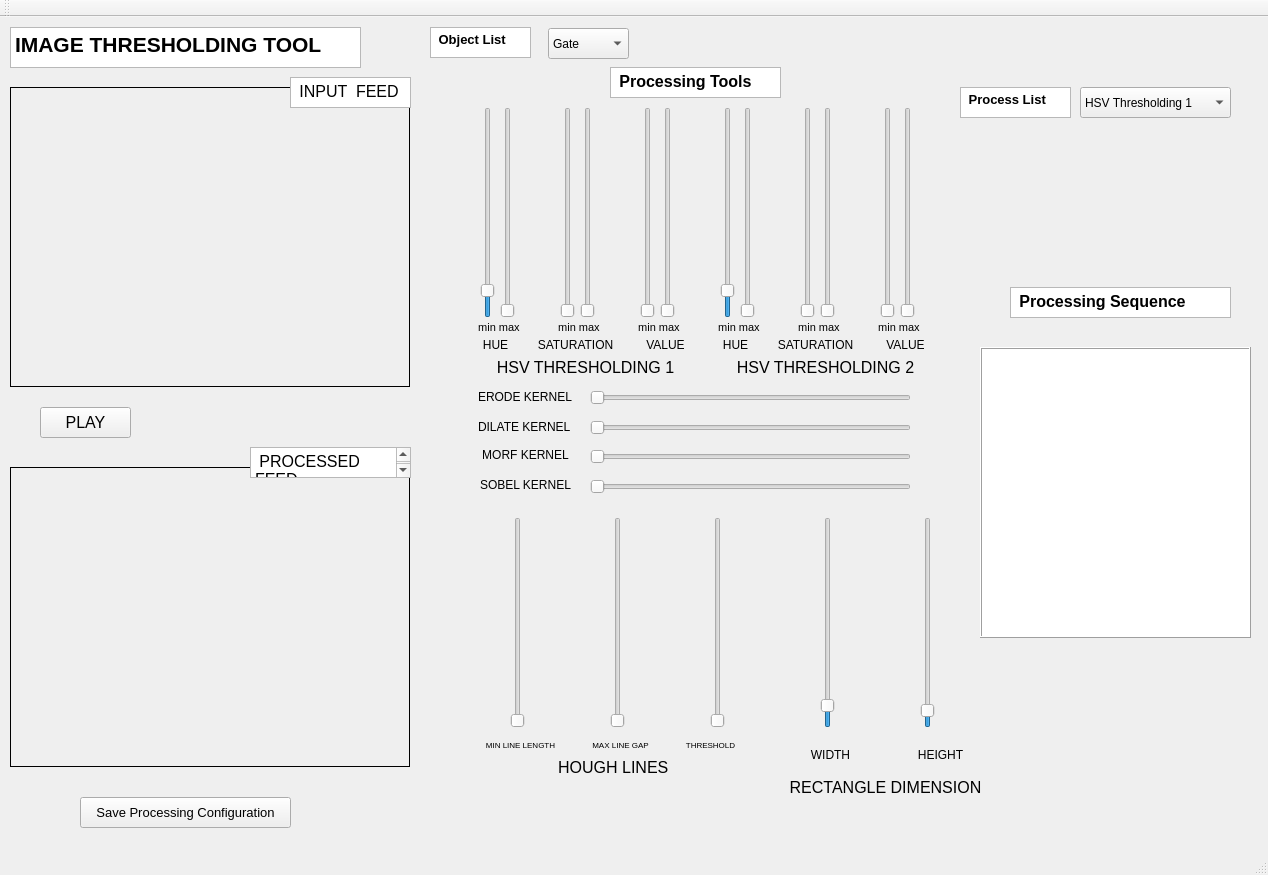
<?xml version="1.0" encoding="UTF-8"?>
<ui version="4.0">
 <class>thresholding_Tool</class>
 <widget class="QMainWindow" name="thresholding_Tool">
  <property name="geometry">
   <rect>
    <x>0</x>
    <y>0</y>
    <width>1268</width>
    <height>875</height>
   </rect>
  </property>
  <property name="windowTitle">
   <string>thresholding_Tool</string>
  </property>
  <widget class="QWidget" name="centralWidget">
   <widget class="QTextEdit" name="textEdit">
    <property name="geometry">
     <rect>
      <x>10</x>
      <y>10</y>
      <width>351</width>
      <height>41</height>
     </rect>
    </property>
    <property name="html">
     <string>&lt;!DOCTYPE HTML PUBLIC &quot;-//W3C//DTD HTML 4.0//EN&quot; &quot;http://www.w3.org/TR/REC-html40/strict.dtd&quot;&gt;
&lt;html&gt;&lt;head&gt;&lt;meta name=&quot;qrichtext&quot; content=&quot;1&quot; /&gt;&lt;style type=&quot;text/css&quot;&gt;
p, li { white-space: pre-wrap; }
&lt;/style&gt;&lt;/head&gt;&lt;body style=&quot; font-family:'Sans Serif'; font-size:9pt; font-weight:400; font-style:normal;&quot;&gt;
&lt;p style=&quot; margin-top:0px; margin-bottom:0px; margin-left:0px; margin-right:0px; -qt-block-indent:0; text-indent:0px;&quot;&gt;&lt;span style=&quot; font-size:16pt; font-weight:600;&quot;&gt;IMAGE THRESHOLDING TOOL&lt;/span&gt;&lt;/p&gt;&lt;/body&gt;&lt;/html&gt;</string>
    </property>
   </widget>
   <widget class="QLabel" name="input_feed">
    <property name="geometry">
     <rect>
      <x>10</x>
      <y>70</y>
      <width>400</width>
      <height>300</height>
     </rect>
    </property>
    <property name="frameShape">
     <enum>QFrame::Box</enum>
    </property>
    <property name="text">
     <string/>
    </property>
   </widget>
   <widget class="QLabel" name="processed_feed">
    <property name="geometry">
     <rect>
      <x>10</x>
      <y>450</y>
      <width>400</width>
      <height>300</height>
     </rect>
    </property>
    <property name="frameShape">
     <enum>QFrame::Box</enum>
    </property>
    <property name="text">
     <string/>
    </property>
   </widget>
   <widget class="QTextEdit" name="input">
    <property name="geometry">
     <rect>
      <x>290</x>
      <y>60</y>
      <width>121</width>
      <height>31</height>
     </rect>
    </property>
    <property name="html">
     <string>&lt;!DOCTYPE HTML PUBLIC &quot;-//W3C//DTD HTML 4.0//EN&quot; &quot;http://www.w3.org/TR/REC-html40/strict.dtd&quot;&gt;
&lt;html&gt;&lt;head&gt;&lt;meta name=&quot;qrichtext&quot; content=&quot;1&quot; /&gt;&lt;style type=&quot;text/css&quot;&gt;
p, li { white-space: pre-wrap; }
&lt;/style&gt;&lt;/head&gt;&lt;body style=&quot; font-family:'Sans Serif'; font-size:9pt; font-weight:400; font-style:normal;&quot;&gt;
&lt;p style=&quot; margin-top:0px; margin-bottom:0px; margin-left:0px; margin-right:0px; -qt-block-indent:0; text-indent:0px;&quot;&gt;&lt;span style=&quot; font-size:12pt;&quot;&gt; INPUT  FEED&lt;/span&gt;&lt;/p&gt;&lt;/body&gt;&lt;/html&gt;</string>
    </property>
   </widget>
   <widget class="QTextEdit" name="processed">
    <property name="geometry">
     <rect>
      <x>250</x>
      <y>430</y>
      <width>161</width>
      <height>31</height>
     </rect>
    </property>
    <property name="html">
     <string>&lt;!DOCTYPE HTML PUBLIC &quot;-//W3C//DTD HTML 4.0//EN&quot; &quot;http://www.w3.org/TR/REC-html40/strict.dtd&quot;&gt;
&lt;html&gt;&lt;head&gt;&lt;meta name=&quot;qrichtext&quot; content=&quot;1&quot; /&gt;&lt;style type=&quot;text/css&quot;&gt;
p, li { white-space: pre-wrap; }
&lt;/style&gt;&lt;/head&gt;&lt;body style=&quot; font-family:'Sans Serif'; font-size:9pt; font-weight:400; font-style:normal;&quot;&gt;
&lt;p style=&quot; margin-top:0px; margin-bottom:0px; margin-left:0px; margin-right:0px; -qt-block-indent:0; text-indent:0px;&quot;&gt;&lt;span style=&quot; font-size:12pt;&quot;&gt; PROCESSED FEED&lt;/span&gt;&lt;/p&gt;&lt;/body&gt;&lt;/html&gt;</string>
    </property>
   </widget>
   <widget class="QComboBox" name="object_list">
    <property name="geometry">
     <rect>
      <x>548</x>
      <y>11</y>
      <width>81</width>
      <height>31</height>
     </rect>
    </property>
    <item>
     <property name="text">
      <string>Gate</string>
     </property>
    </item>
    <item>
     <property name="text">
      <string>Blue Bucket</string>
     </property>
    </item>
    <item>
     <property name="text">
      <string>Red Bucket</string>
     </property>
    </item>
    <item>
     <property name="text">
      <string>Red Flare</string>
     </property>
    </item>
    <item>
     <property name="text">
      <string>Yellow Flare</string>
     </property>
    </item>
   </widget>
   <widget class="QTextEdit" name="textEdit_4">
    <property name="geometry">
     <rect>
      <x>430</x>
      <y>10</y>
      <width>101</width>
      <height>31</height>
     </rect>
    </property>
    <property name="html">
     <string>&lt;!DOCTYPE HTML PUBLIC &quot;-//W3C//DTD HTML 4.0//EN&quot; &quot;http://www.w3.org/TR/REC-html40/strict.dtd&quot;&gt;
&lt;html&gt;&lt;head&gt;&lt;meta name=&quot;qrichtext&quot; content=&quot;1&quot; /&gt;&lt;style type=&quot;text/css&quot;&gt;
p, li { white-space: pre-wrap; }
&lt;/style&gt;&lt;/head&gt;&lt;body style=&quot; font-family:'Sans Serif'; font-size:9pt; font-weight:400; font-style:normal;&quot;&gt;
&lt;p style=&quot; margin-top:0px; margin-bottom:0px; margin-left:0px; margin-right:0px; -qt-block-indent:0; text-indent:0px;&quot;&gt;&lt;span style=&quot; font-size:10pt; font-weight:600;&quot;&gt; Object List&lt;/span&gt;&lt;/p&gt;&lt;/body&gt;&lt;/html&gt;</string>
    </property>
   </widget>
   <widget class="QTextEdit" name="textEdit_5">
    <property name="geometry">
     <rect>
      <x>610</x>
      <y>50</y>
      <width>171</width>
      <height>31</height>
     </rect>
    </property>
    <property name="html">
     <string>&lt;!DOCTYPE HTML PUBLIC &quot;-//W3C//DTD HTML 4.0//EN&quot; &quot;http://www.w3.org/TR/REC-html40/strict.dtd&quot;&gt;
&lt;html&gt;&lt;head&gt;&lt;meta name=&quot;qrichtext&quot; content=&quot;1&quot; /&gt;&lt;style type=&quot;text/css&quot;&gt;
p, li { white-space: pre-wrap; }
&lt;/style&gt;&lt;/head&gt;&lt;body style=&quot; font-family:'Sans Serif'; font-size:9pt; font-weight:400; font-style:normal;&quot;&gt;
&lt;p align=&quot;justify&quot; style=&quot; margin-top:0px; margin-bottom:0px; margin-left:0px; margin-right:0px; -qt-block-indent:0; text-indent:0px;&quot;&gt;&lt;span style=&quot; font-size:12pt; font-weight:600;&quot;&gt; Processing Tools&lt;/span&gt;&lt;/p&gt;&lt;/body&gt;&lt;/html&gt;</string>
    </property>
   </widget>
   <widget class="QLabel" name="label_3">
    <property name="geometry">
     <rect>
      <x>630</x>
      <y>300</y>
      <width>61</width>
      <height>21</height>
     </rect>
    </property>
    <property name="font">
     <font>
      <pointsize>8</pointsize>
     </font>
    </property>
    <property name="text">
     <string>min max </string>
    </property>
    <property name="alignment">
     <set>Qt::AlignCenter</set>
    </property>
   </widget>
   <widget class="QLabel" name="label_4">
    <property name="geometry">
     <rect>
      <x>550</x>
      <y>300</y>
      <width>61</width>
      <height>21</height>
     </rect>
    </property>
    <property name="font">
     <font>
      <pointsize>8</pointsize>
     </font>
    </property>
    <property name="text">
     <string>min max </string>
    </property>
    <property name="alignment">
     <set>Qt::AlignCenter</set>
    </property>
   </widget>
   <widget class="QSlider" name="vmax_1">
    <property name="geometry">
     <rect>
      <x>660</x>
      <y>90</y>
      <width>16</width>
      <height>211</height>
     </rect>
    </property>
    <property name="maximum">
     <number>255</number>
    </property>
    <property name="orientation">
     <enum>Qt::Vertical</enum>
    </property>
   </widget>
   <widget class="QLabel" name="label_9">
    <property name="geometry">
     <rect>
      <x>640</x>
      <y>320</y>
      <width>51</width>
      <height>16</height>
     </rect>
    </property>
    <property name="font">
     <font>
      <pointsize>9</pointsize>
      <weight>50</weight>
      <bold>false</bold>
     </font>
    </property>
    <property name="text">
     <string>VALUE</string>
    </property>
    <property name="alignment">
     <set>Qt::AlignCenter</set>
    </property>
   </widget>
   <widget class="QSlider" name="vmin_1">
    <property name="geometry">
     <rect>
      <x>640</x>
      <y>90</y>
      <width>16</width>
      <height>211</height>
     </rect>
    </property>
    <property name="maximum">
     <number>255</number>
    </property>
    <property name="orientation">
     <enum>Qt::Vertical</enum>
    </property>
   </widget>
   <widget class="QSlider" name="hmin_1">
    <property name="geometry">
     <rect>
      <x>480</x>
      <y>90</y>
      <width>16</width>
      <height>211</height>
     </rect>
    </property>
    <property name="minimum">
     <number>-20</number>
    </property>
    <property name="maximum">
     <number>180</number>
    </property>
    <property name="orientation">
     <enum>Qt::Vertical</enum>
    </property>
   </widget>
   <widget class="QSlider" name="smax_1">
    <property name="geometry">
     <rect>
      <x>580</x>
      <y>90</y>
      <width>16</width>
      <height>211</height>
     </rect>
    </property>
    <property name="maximum">
     <number>255</number>
    </property>
    <property name="orientation">
     <enum>Qt::Vertical</enum>
    </property>
   </widget>
   <widget class="QLabel" name="label_8">
    <property name="geometry">
     <rect>
      <x>480</x>
      <y>320</y>
      <width>31</width>
      <height>16</height>
     </rect>
    </property>
    <property name="font">
     <font>
      <pointsize>9</pointsize>
      <weight>50</weight>
      <bold>false</bold>
     </font>
    </property>
    <property name="text">
     <string>HUE</string>
    </property>
    <property name="alignment">
     <set>Qt::AlignCenter</set>
    </property>
   </widget>
   <widget class="QSlider" name="smin_1">
    <property name="geometry">
     <rect>
      <x>560</x>
      <y>90</y>
      <width>16</width>
      <height>211</height>
     </rect>
    </property>
    <property name="maximum">
     <number>255</number>
    </property>
    <property name="orientation">
     <enum>Qt::Vertical</enum>
    </property>
   </widget>
   <widget class="QLabel" name="label_10">
    <property name="geometry">
     <rect>
      <x>480</x>
      <y>340</y>
      <width>211</width>
      <height>21</height>
     </rect>
    </property>
    <property name="font">
     <font>
      <pointsize>12</pointsize>
      <weight>50</weight>
      <bold>false</bold>
     </font>
    </property>
    <property name="text">
     <string>HSV THRESHOLDING 1</string>
    </property>
    <property name="alignment">
     <set>Qt::AlignCenter</set>
    </property>
   </widget>
   <widget class="QSlider" name="hmax_1">
    <property name="geometry">
     <rect>
      <x>500</x>
      <y>90</y>
      <width>16</width>
      <height>211</height>
     </rect>
    </property>
    <property name="maximum">
     <number>180</number>
    </property>
    <property name="orientation">
     <enum>Qt::Vertical</enum>
    </property>
   </widget>
   <widget class="QLabel" name="label_15">
    <property name="geometry">
     <rect>
      <x>530</x>
      <y>320</y>
      <width>91</width>
      <height>16</height>
     </rect>
    </property>
    <property name="font">
     <font>
      <pointsize>9</pointsize>
      <weight>50</weight>
      <bold>false</bold>
     </font>
    </property>
    <property name="text">
     <string>SATURATION</string>
    </property>
    <property name="alignment">
     <set>Qt::AlignCenter</set>
    </property>
   </widget>
   <widget class="QLabel" name="label_16">
    <property name="geometry">
     <rect>
      <x>470</x>
      <y>300</y>
      <width>61</width>
      <height>21</height>
     </rect>
    </property>
    <property name="font">
     <font>
      <pointsize>8</pointsize>
     </font>
    </property>
    <property name="text">
     <string>min max </string>
    </property>
    <property name="alignment">
     <set>Qt::AlignCenter</set>
    </property>
   </widget>
   <widget class="QLabel" name="label_11">
    <property name="geometry">
     <rect>
      <x>720</x>
      <y>340</y>
      <width>211</width>
      <height>21</height>
     </rect>
    </property>
    <property name="font">
     <font>
      <pointsize>12</pointsize>
      <weight>50</weight>
      <bold>false</bold>
     </font>
    </property>
    <property name="text">
     <string>HSV THRESHOLDING 2</string>
    </property>
    <property name="alignment">
     <set>Qt::AlignCenter</set>
    </property>
   </widget>
   <widget class="QLabel" name="label_5">
    <property name="geometry">
     <rect>
      <x>870</x>
      <y>300</y>
      <width>61</width>
      <height>21</height>
     </rect>
    </property>
    <property name="font">
     <font>
      <pointsize>8</pointsize>
     </font>
    </property>
    <property name="text">
     <string>min max </string>
    </property>
    <property name="alignment">
     <set>Qt::AlignCenter</set>
    </property>
   </widget>
   <widget class="QSlider" name="hmin_2">
    <property name="geometry">
     <rect>
      <x>720</x>
      <y>90</y>
      <width>16</width>
      <height>211</height>
     </rect>
    </property>
    <property name="minimum">
     <number>-20</number>
    </property>
    <property name="maximum">
     <number>180</number>
    </property>
    <property name="orientation">
     <enum>Qt::Vertical</enum>
    </property>
   </widget>
   <widget class="QSlider" name="vmin_2">
    <property name="geometry">
     <rect>
      <x>880</x>
      <y>90</y>
      <width>16</width>
      <height>211</height>
     </rect>
    </property>
    <property name="maximum">
     <number>255</number>
    </property>
    <property name="orientation">
     <enum>Qt::Vertical</enum>
    </property>
   </widget>
   <widget class="QSlider" name="vmax_2">
    <property name="geometry">
     <rect>
      <x>900</x>
      <y>90</y>
      <width>16</width>
      <height>211</height>
     </rect>
    </property>
    <property name="maximum">
     <number>255</number>
    </property>
    <property name="orientation">
     <enum>Qt::Vertical</enum>
    </property>
   </widget>
   <widget class="QSlider" name="hmax_2">
    <property name="geometry">
     <rect>
      <x>740</x>
      <y>90</y>
      <width>16</width>
      <height>211</height>
     </rect>
    </property>
    <property name="maximum">
     <number>180</number>
    </property>
    <property name="orientation">
     <enum>Qt::Vertical</enum>
    </property>
   </widget>
   <widget class="QLabel" name="label_7">
    <property name="geometry">
     <rect>
      <x>710</x>
      <y>300</y>
      <width>61</width>
      <height>21</height>
     </rect>
    </property>
    <property name="font">
     <font>
      <pointsize>8</pointsize>
     </font>
    </property>
    <property name="text">
     <string>min max </string>
    </property>
    <property name="alignment">
     <set>Qt::AlignCenter</set>
    </property>
   </widget>
   <widget class="QLabel" name="label_12">
    <property name="geometry">
     <rect>
      <x>770</x>
      <y>320</y>
      <width>91</width>
      <height>16</height>
     </rect>
    </property>
    <property name="font">
     <font>
      <pointsize>9</pointsize>
      <weight>50</weight>
      <bold>false</bold>
     </font>
    </property>
    <property name="text">
     <string>SATURATION</string>
    </property>
    <property name="alignment">
     <set>Qt::AlignCenter</set>
    </property>
   </widget>
   <widget class="QLabel" name="label_6">
    <property name="geometry">
     <rect>
      <x>790</x>
      <y>300</y>
      <width>61</width>
      <height>21</height>
     </rect>
    </property>
    <property name="font">
     <font>
      <pointsize>8</pointsize>
     </font>
    </property>
    <property name="text">
     <string>min max </string>
    </property>
    <property name="alignment">
     <set>Qt::AlignCenter</set>
    </property>
   </widget>
   <widget class="QLabel" name="label_13">
    <property name="geometry">
     <rect>
      <x>880</x>
      <y>320</y>
      <width>51</width>
      <height>16</height>
     </rect>
    </property>
    <property name="font">
     <font>
      <pointsize>9</pointsize>
      <weight>50</weight>
      <bold>false</bold>
     </font>
    </property>
    <property name="text">
     <string>VALUE</string>
    </property>
    <property name="alignment">
     <set>Qt::AlignCenter</set>
    </property>
   </widget>
   <widget class="QSlider" name="smax_2">
    <property name="geometry">
     <rect>
      <x>820</x>
      <y>90</y>
      <width>16</width>
      <height>211</height>
     </rect>
    </property>
    <property name="maximum">
     <number>255</number>
    </property>
    <property name="orientation">
     <enum>Qt::Vertical</enum>
    </property>
   </widget>
   <widget class="QSlider" name="smin_2">
    <property name="geometry">
     <rect>
      <x>800</x>
      <y>90</y>
      <width>16</width>
      <height>211</height>
     </rect>
    </property>
    <property name="maximum">
     <number>255</number>
    </property>
    <property name="orientation">
     <enum>Qt::Vertical</enum>
    </property>
   </widget>
   <widget class="QLabel" name="label_14">
    <property name="geometry">
     <rect>
      <x>720</x>
      <y>320</y>
      <width>31</width>
      <height>16</height>
     </rect>
    </property>
    <property name="font">
     <font>
      <pointsize>9</pointsize>
      <weight>50</weight>
      <bold>false</bold>
     </font>
    </property>
    <property name="text">
     <string>HUE</string>
    </property>
    <property name="alignment">
     <set>Qt::AlignCenter</set>
    </property>
   </widget>
   <widget class="QSlider" name="erode_kernel">
    <property name="geometry">
     <rect>
      <x>590</x>
      <y>370</y>
      <width>321</width>
      <height>21</height>
     </rect>
    </property>
    <property name="orientation">
     <enum>Qt::Horizontal</enum>
    </property>
   </widget>
   <widget class="QSlider" name="dilate_kernel">
    <property name="geometry">
     <rect>
      <x>590</x>
      <y>400</y>
      <width>321</width>
      <height>21</height>
     </rect>
    </property>
    <property name="orientation">
     <enum>Qt::Horizontal</enum>
    </property>
   </widget>
   <widget class="QLabel" name="label_18">
    <property name="geometry">
     <rect>
      <x>470</x>
      <y>460</y>
      <width>111</width>
      <height>16</height>
     </rect>
    </property>
    <property name="text">
     <string>SOBEL KERNEL</string>
    </property>
    <property name="alignment">
     <set>Qt::AlignCenter</set>
    </property>
   </widget>
   <widget class="QSlider" name="sobel_kernel">
    <property name="geometry">
     <rect>
      <x>590</x>
      <y>460</y>
      <width>321</width>
      <height>20</height>
     </rect>
    </property>
    <property name="minimum">
     <number>1</number>
    </property>
    <property name="maximum">
     <number>15</number>
    </property>
    <property name="singleStep">
     <number>2</number>
    </property>
    <property name="orientation">
     <enum>Qt::Horizontal</enum>
    </property>
   </widget>
   <widget class="QLabel" name="label_17">
    <property name="geometry">
     <rect>
      <x>470</x>
      <y>430</y>
      <width>111</width>
      <height>16</height>
     </rect>
    </property>
    <property name="font">
     <font>
      <pointsize>9</pointsize>
      <weight>50</weight>
      <bold>false</bold>
     </font>
    </property>
    <property name="text">
     <string>MORF KERNEL</string>
    </property>
    <property name="alignment">
     <set>Qt::AlignCenter</set>
    </property>
   </widget>
   <widget class="QSlider" name="open_morph">
    <property name="geometry">
     <rect>
      <x>590</x>
      <y>430</y>
      <width>321</width>
      <height>20</height>
     </rect>
    </property>
    <property name="minimum">
     <number>1</number>
    </property>
    <property name="maximum">
     <number>7</number>
    </property>
    <property name="singleStep">
     <number>2</number>
    </property>
    <property name="orientation">
     <enum>Qt::Horizontal</enum>
    </property>
   </widget>
   <widget class="QLabel" name="label_20">
    <property name="geometry">
     <rect>
      <x>478</x>
      <y>400</y>
      <width>101</width>
      <height>20</height>
     </rect>
    </property>
    <property name="text">
     <string>DILATE KERNEL</string>
    </property>
   </widget>
   <widget class="QLabel" name="label_24">
    <property name="geometry">
     <rect>
      <x>478</x>
      <y>370</y>
      <width>101</width>
      <height>20</height>
     </rect>
    </property>
    <property name="text">
     <string>ERODE KERNEL</string>
    </property>
   </widget>
   <widget class="QSlider" name="canny_threshold">
    <property name="geometry">
     <rect>
      <x>710</x>
      <y>500</y>
      <width>16</width>
      <height>211</height>
     </rect>
    </property>
    <property name="maximum">
     <number>300</number>
    </property>
    <property name="orientation">
     <enum>Qt::Vertical</enum>
    </property>
   </widget>
   <widget class="QLabel" name="label_23">
    <property name="geometry">
     <rect>
      <x>570</x>
      <y>720</y>
      <width>101</width>
      <height>16</height>
     </rect>
    </property>
    <property name="font">
     <font>
      <pointsize>6</pointsize>
      <weight>50</weight>
      <bold>false</bold>
     </font>
    </property>
    <property name="text">
     <string>MAX LINE GAP</string>
    </property>
    <property name="alignment">
     <set>Qt::AlignCenter</set>
    </property>
   </widget>
   <widget class="QSlider" name="HL_mlg_3">
    <property name="geometry">
     <rect>
      <x>610</x>
      <y>500</y>
      <width>16</width>
      <height>211</height>
     </rect>
    </property>
    <property name="maximum">
     <number>100</number>
    </property>
    <property name="orientation">
     <enum>Qt::Vertical</enum>
    </property>
   </widget>
   <widget class="QLabel" name="label_21">
    <property name="geometry">
     <rect>
      <x>680</x>
      <y>720</y>
      <width>61</width>
      <height>16</height>
     </rect>
    </property>
    <property name="font">
     <font>
      <pointsize>6</pointsize>
      <weight>50</weight>
      <bold>false</bold>
     </font>
    </property>
    <property name="text">
     <string>THRESHOLD</string>
    </property>
    <property name="alignment">
     <set>Qt::AlignCenter</set>
    </property>
   </widget>
   <widget class="QLabel" name="label_22">
    <property name="geometry">
     <rect>
      <x>470</x>
      <y>720</y>
      <width>101</width>
      <height>16</height>
     </rect>
    </property>
    <property name="font">
     <font>
      <pointsize>6</pointsize>
      <weight>50</weight>
      <bold>false</bold>
     </font>
    </property>
    <property name="text">
     <string>MIN LINE LENGTH</string>
    </property>
    <property name="alignment">
     <set>Qt::AlignCenter</set>
    </property>
   </widget>
   <widget class="QLabel" name="label_19">
    <property name="geometry">
     <rect>
      <x>510</x>
      <y>740</y>
      <width>211</width>
      <height>21</height>
     </rect>
    </property>
    <property name="font">
     <font>
      <pointsize>12</pointsize>
     </font>
    </property>
    <property name="text">
     <string>HOUGH LINES </string>
    </property>
    <property name="alignment">
     <set>Qt::AlignCenter</set>
    </property>
   </widget>
   <widget class="QSlider" name="HL_mll_3">
    <property name="geometry">
     <rect>
      <x>510</x>
      <y>500</y>
      <width>16</width>
      <height>211</height>
     </rect>
    </property>
    <property name="maximum">
     <number>500</number>
    </property>
    <property name="orientation">
     <enum>Qt::Vertical</enum>
    </property>
   </widget>
   <widget class="QLabel" name="label_25">
    <property name="geometry">
     <rect>
      <x>780</x>
      <y>730</y>
      <width>101</width>
      <height>16</height>
     </rect>
    </property>
    <property name="font">
     <font>
      <pointsize>9</pointsize>
      <weight>50</weight>
      <bold>false</bold>
     </font>
    </property>
    <property name="text">
     <string>WIDTH</string>
    </property>
    <property name="alignment">
     <set>Qt::AlignCenter</set>
    </property>
   </widget>
   <widget class="QSlider" name="height">
    <property name="geometry">
     <rect>
      <x>920</x>
      <y>500</y>
      <width>16</width>
      <height>211</height>
     </rect>
    </property>
    <property name="maximum">
     <number>200</number>
    </property>
    <property name="value">
     <number>10</number>
    </property>
    <property name="orientation">
     <enum>Qt::Vertical</enum>
    </property>
   </widget>
   <widget class="QSlider" name="width">
    <property name="geometry">
     <rect>
      <x>820</x>
      <y>500</y>
      <width>16</width>
      <height>211</height>
     </rect>
    </property>
    <property name="maximum">
     <number>200</number>
    </property>
    <property name="value">
     <number>15</number>
    </property>
    <property name="orientation">
     <enum>Qt::Vertical</enum>
    </property>
   </widget>
   <widget class="QLabel" name="label_26">
    <property name="geometry">
     <rect>
      <x>770</x>
      <y>760</y>
      <width>231</width>
      <height>21</height>
     </rect>
    </property>
    <property name="font">
     <font>
      <pointsize>12</pointsize>
      <weight>50</weight>
      <bold>false</bold>
     </font>
    </property>
    <property name="text">
     <string>RECTANGLE DIMENSION</string>
    </property>
    <property name="alignment">
     <set>Qt::AlignCenter</set>
    </property>
   </widget>
   <widget class="QLabel" name="label_27">
    <property name="geometry">
     <rect>
      <x>890</x>
      <y>730</y>
      <width>101</width>
      <height>16</height>
     </rect>
    </property>
    <property name="font">
     <font>
      <pointsize>9</pointsize>
      <weight>50</weight>
      <bold>false</bold>
     </font>
    </property>
    <property name="text">
     <string>HEIGHT</string>
    </property>
    <property name="alignment">
     <set>Qt::AlignCenter</set>
    </property>
   </widget>
   <widget class="QPushButton" name="Play">
    <property name="geometry">
     <rect>
      <x>40</x>
      <y>390</y>
      <width>91</width>
      <height>31</height>
     </rect>
    </property>
    <property name="font">
     <font>
      <pointsize>12</pointsize>
     </font>
    </property>
    <property name="text">
     <string>PLAY</string>
    </property>
   </widget>
   <widget class="QPushButton" name="save">
    <property name="geometry">
     <rect>
      <x>80</x>
      <y>780</y>
      <width>211</width>
      <height>31</height>
     </rect>
    </property>
    <property name="font">
     <font>
      <pointsize>10</pointsize>
     </font>
    </property>
    <property name="text">
     <string>Save Processing Configuration</string>
    </property>
   </widget>
   <widget class="QComboBox" name="process_list">
    <property name="geometry">
     <rect>
      <x>1080</x>
      <y>70</y>
      <width>151</width>
      <height>31</height>
     </rect>
    </property>
    <item>
     <property name="text">
      <string>HSV Thresholding 1</string>
     </property>
    </item>
    <item>
     <property name="text">
      <string>HSV Thresholding 2</string>
     </property>
    </item>
    <item>
     <property name="text">
      <string>Merge HSV1 and HSV2</string>
     </property>
    </item>
    <item>
     <property name="text">
      <string>Erode</string>
     </property>
    </item>
    <item>
     <property name="text">
      <string>Dilate</string>
     </property>
    </item>
    <item>
     <property name="text">
      <string>Open Morf</string>
     </property>
    </item>
    <item>
     <property name="text">
      <string>Sobel</string>
     </property>
    </item>
    <item>
     <property name="text">
      <string>HoughLinesP</string>
     </property>
    </item>
    <item>
     <property name="text">
      <string>Contour</string>
     </property>
    </item>
   </widget>
   <widget class="QTextEdit" name="textEdit_6">
    <property name="geometry">
     <rect>
      <x>960</x>
      <y>70</y>
      <width>111</width>
      <height>31</height>
     </rect>
    </property>
    <property name="html">
     <string>&lt;!DOCTYPE HTML PUBLIC &quot;-//W3C//DTD HTML 4.0//EN&quot; &quot;http://www.w3.org/TR/REC-html40/strict.dtd&quot;&gt;
&lt;html&gt;&lt;head&gt;&lt;meta name=&quot;qrichtext&quot; content=&quot;1&quot; /&gt;&lt;style type=&quot;text/css&quot;&gt;
p, li { white-space: pre-wrap; }
&lt;/style&gt;&lt;/head&gt;&lt;body style=&quot; font-family:'Sans Serif'; font-size:9pt; font-weight:400; font-style:normal;&quot;&gt;
&lt;p style=&quot; margin-top:0px; margin-bottom:0px; margin-left:0px; margin-right:0px; -qt-block-indent:0; text-indent:0px;&quot;&gt;&lt;span style=&quot; font-size:10pt; font-weight:600;&quot;&gt; Process List&lt;/span&gt;&lt;/p&gt;&lt;/body&gt;&lt;/html&gt;</string>
    </property>
   </widget>
   <widget class="QTextEdit" name="textEdit_7">
    <property name="geometry">
     <rect>
      <x>1010</x>
      <y>270</y>
      <width>221</width>
      <height>31</height>
     </rect>
    </property>
    <property name="html">
     <string>&lt;!DOCTYPE HTML PUBLIC &quot;-//W3C//DTD HTML 4.0//EN&quot; &quot;http://www.w3.org/TR/REC-html40/strict.dtd&quot;&gt;
&lt;html&gt;&lt;head&gt;&lt;meta name=&quot;qrichtext&quot; content=&quot;1&quot; /&gt;&lt;style type=&quot;text/css&quot;&gt;
p, li { white-space: pre-wrap; }
&lt;/style&gt;&lt;/head&gt;&lt;body style=&quot; font-family:'Sans Serif'; font-size:9pt; font-weight:400; font-style:normal;&quot;&gt;
&lt;p style=&quot; margin-top:0px; margin-bottom:0px; margin-left:0px; margin-right:0px; -qt-block-indent:0; text-indent:0px;&quot;&gt;&lt;span style=&quot; font-size:12pt; font-weight:600;&quot;&gt; Processing Sequence&lt;/span&gt;&lt;/p&gt;&lt;/body&gt;&lt;/html&gt;</string>
    </property>
   </widget>
   <widget class="QTextEdit" name="process_sequence">
    <property name="geometry">
     <rect>
      <x>980</x>
      <y>330</y>
      <width>271</width>
      <height>291</height>
     </rect>
    </property>
    <property name="frameShape">
     <enum>QFrame::Box</enum>
    </property>
    <property name="frameShadow">
     <enum>QFrame::Raised</enum>
    </property>
   </widget>
  </widget>
  <widget class="QMenuBar" name="menuBar">
   <property name="geometry">
    <rect>
     <x>0</x>
     <y>0</y>
     <width>1268</width>
     <height>19</height>
    </rect>
   </property>
  </widget>
  <widget class="QToolBar" name="mainToolBar">
   <attribute name="toolBarArea">
    <enum>TopToolBarArea</enum>
   </attribute>
   <attribute name="toolBarBreak">
    <bool>false</bool>
   </attribute>
  </widget>
  <widget class="QStatusBar" name="statusBar"/>
 </widget>
 <layoutdefault spacing="6" margin="11"/>
 <resources/>
 <connections/>
</ui>
